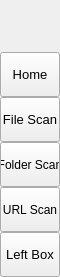
        <widget class="QFrame" name="leftMenuBg">
         <property name="minimumSize">
          <size>
           <width>60</width>
           <height>0</height>
          </size>
         </property>
         <property name="maximumSize">
          <size>
           <width>60</width>
           <height>16777215</height>
          </size>
         </property>
         <property name="frameShape">
          <enum>QFrame::NoFrame</enum>
         </property>
         <property name="frameShadow">
          <enum>QFrame::Raised</enum>
         </property>
         <layout class="QVBoxLayout" name="verticalLayout_3">
          <property name="spacing">
           <number>0</number>
          </property>
          <property name="leftMargin">
           <number>0</number>
          </property>
          <property name="topMargin">
           <number>0</number>
          </property>
          <property name="rightMargin">
           <number>0</number>
          </property>
          <property name="bottomMargin">
           <number>0</number>
          </property>
          <item>
           <widget class="QFrame" name="topLogoInfo">
            <property name="minimumSize">
             <size>
              <width>0</width>
              <height>50</height>
             </size>
            </property>
            <property name="maximumSize">
             <size>
              <width>16777215</width>
              <height>50</height>
             </size>
            </property>
            <property name="frameShape">
             <enum>QFrame::NoFrame</enum>
            </property>
            <property name="frameShadow">
             <enum>QFrame::Raised</enum>
            </property>
            <widget class="QFrame" name="topLogo">
             <property name="geometry">
              <rect>
               <x>10</x>
               <y>5</y>
               <width>42</width>
               <height>42</height>
              </rect>
             </property>
             <property name="minimumSize">
              <size>
               <width>42</width>
               <height>42</height>
              </size>
             </property>
             <property name="maximumSize">
              <size>
               <width>42</width>
               <height>42</height>
              </size>
             </property>
             <property name="frameShape">
              <enum>QFrame::NoFrame</enum>
             </property>
             <property name="frameShadow">
              <enum>QFrame::Raised</enum>
             </property>
            </widget>
            <widget class="QLabel" name="titleLeftApp">
             <property name="geometry">
              <rect>
               <x>70</x>
               <y>8</y>
               <width>160</width>
               <height>20</height>
              </rect>
             </property>
             <property name="font">
              <font>
               <family>Segoe UI Semibold</family>
               <pointsize>12</pointsize>
               <weight>8</weight>
               <italic>false</italic>
               <bold>false</bold>
              </font>
             </property>
             <property name="text">
              <string>Genius Software</string>
             </property>
             <property name="alignment">
              <set>Qt::AlignLeading|Qt::AlignLeft|Qt::AlignTop</set>
             </property>
            </widget>
            <widget class="QLabel" name="titleLeftDescription">
             <property name="geometry">
              <rect>
               <x>70</x>
               <y>27</y>
               <width>160</width>
               <height>16</height>
              </rect>
             </property>
             <property name="maximumSize">
              <size>
               <width>16777215</width>
               <height>16</height>
              </size>
             </property>
             <property name="font">
              <font>
               <family>Segoe UI</family>
               <pointsize>8</pointsize>
               <weight>50</weight>
               <italic>false</italic>
               <bold>false</bold>
              </font>
             </property>
             <property name="text">
              <string>Invoice App</string>
             </property>
             <property name="alignment">
              <set>Qt::AlignLeading|Qt::AlignLeft|Qt::AlignTop</set>
             </property>
            </widget>
           </widget>
          </item>
          <item>
           <widget class="QFrame" name="leftMenuFrame">
            <property name="frameShape">
             <enum>QFrame::NoFrame</enum>
            </property>
            <property name="frameShadow">
             <enum>QFrame::Raised</enum>
            </property>
            <layout class="QVBoxLayout" name="verticalMenuLayout">
             <property name="spacing">
              <number>0</number>
             </property>
             <property name="leftMargin">
              <number>0</number>
             </property>
             <property name="topMargin">
              <number>0</number>
             </property>
             <property name="rightMargin">
              <number>0</number>
             </property>
             <property name="bottomMargin">
              <number>0</number>
             </property>
             <item alignment="Qt::AlignTop">
              <widget class="QFrame" name="topMenu">
               <property name="frameShape">
                <enum>QFrame::NoFrame</enum>
               </property>
               <property name="frameShadow">
                <enum>QFrame::Raised</enum>
               </property>
               <layout class="QVBoxLayout" name="verticalLayout_8">
                <property name="spacing">
                 <number>0</number>
                </property>
                <property name="leftMargin">
                 <number>0</number>
                </property>
                <property name="topMargin">
                 <number>0</number>
                </property>
                <property name="rightMargin">
                 <number>0</number>
                </property>
                <property name="bottomMargin">
                 <number>0</number>
                </property>
                <item>
                 <widget class="QFrame" name="toggleBox">
                  <property name="maximumSize">
                   <size>
                    <width>16777215</width>
                    <height>45</height>
                   </size>
                  </property>
                  <property name="frameShape">
                   <enum>QFrame::NoFrame</enum>
                  </property>
                  <property name="frameShadow">
                   <enum>QFrame::Plain</enum>
                  </property>
                  <property name="lineWidth">
                   <number>-1</number>
                  </property>
                  <layout class="QVBoxLayout" name="verticalLayout_4">
                   <property name="spacing">
                    <number>0</number>
                   </property>
                   <property name="sizeConstraint">
                    <enum>QLayout::SetNoConstraint</enum>
                   </property>
                   <property name="leftMargin">
                    <number>0</number>
                   </property>
                   <property name="topMargin">
                    <number>2</number>
                   </property>
                   <property name="rightMargin">
                    <number>0</number>
                   </property>
                   <property name="bottomMargin">
                    <number>0</number>
                   </property>
                  </layout>
                 </widget>
                </item>
                <item>
                 <widget class="QPushButton" name="nav_btn_home">
                  <property name="sizePolicy">
                   <sizepolicy hsizetype="Expanding" vsizetype="Fixed">
                    <horstretch>0</horstretch>
                    <verstretch>0</verstretch>
                   </sizepolicy>
                  </property>
                  <property name="minimumSize">
                   <size>
                    <width>0</width>
                    <height>45</height>
                   </size>
                  </property>
                  <property name="font">
                   <font>
                    <family>Segoe UI</family>
                    <pointsize>10</pointsize>
                    <weight>50</weight>
                    <italic>false</italic>
                    <bold>false</bold>
                   </font>
                  </property>
                  <property name="cursor">
                   <cursorShape>PointingHandCursor</cursorShape>
                  </property>
                  <property name="layoutDirection">
                   <enum>Qt::LeftToRight</enum>
                  </property>
                  <property name="styleSheet">
                   <string notr="true">background-image: url(:/heroicons/Home.svg);</string>
                  </property>
                  <property name="text">
                   <string>Home</string>
                  </property>
                  <property name="checkable">
                   <bool>false</bool>
                  </property>
                  <property name="checked">
                   <bool>false</bool>
                  </property>
                 </widget>
                </item>
                <item>
                 <widget class="QPushButton" name="nav_btn_fileScan">
                  <property name="sizePolicy">
                   <sizepolicy hsizetype="Expanding" vsizetype="Fixed">
                    <horstretch>0</horstretch>
                    <verstretch>0</verstretch>
                   </sizepolicy>
                  </property>
                  <property name="minimumSize">
                   <size>
                    <width>0</width>
                    <height>45</height>
                   </size>
                  </property>
                  <property name="font">
                   <font>
                    <family>Segoe UI</family>
                    <pointsize>10</pointsize>
                    <weight>50</weight>
                    <italic>false</italic>
                    <bold>false</bold>
                   </font>
                  </property>
                  <property name="cursor">
                   <cursorShape>PointingHandCursor</cursorShape>
                  </property>
                  <property name="layoutDirection">
                   <enum>Qt::LeftToRight</enum>
                  </property>
                  <property name="styleSheet">
                   <string notr="true">background-image: url(:/heroicons/DocumentMagnifyingGlass.svg);</string>
                  </property>
                  <property name="text">
                   <string>File Scan</string>
                  </property>
                 </widget>
                </item>
                <item>
                 <widget class="QPushButton" name="nav_btn_folderScan">
                  <property name="minimumSize">
                   <size>
                    <width>0</width>
                    <height>45</height>
                   </size>
                  </property>
                  <property name="cursor">
                   <cursorShape>PointingHandCursor</cursorShape>
                  </property>
                  <property name="styleSheet">
                   <string notr="true">background-image: url(:/heroicons/FolderOpen.svg);</string>
                  </property>
                  <property name="text">
                   <string>Folder Scan</string>
                  </property>
                 </widget>
                </item>
                <item>
                 <widget class="QPushButton" name="nav_btn_urlScan">
                  <property name="minimumSize">
                   <size>
                    <width>0</width>
                    <height>45</height>
                   </size>
                  </property>
                  <property name="cursor">
                   <cursorShape>PointingHandCursor</cursorShape>
                  </property>
                  <property name="styleSheet">
                   <string notr="true">background-image: url(:/heroicons/GlobeAlt.svg);</string>
                  </property>
                  <property name="text">
                   <string>URL Scan</string>
                  </property>
                 </widget>
                </item>
               </layout>
              </widget>
             </item>
             <item alignment="Qt::AlignBottom">
              <widget class="QFrame" name="bottomMenu">
               <property name="frameShape">
                <enum>QFrame::NoFrame</enum>
               </property>
               <property name="frameShadow">
                <enum>QFrame::Raised</enum>
               </property>
               <layout class="QVBoxLayout" name="verticalLayout_9">
                <property name="spacing">
                 <number>0</number>
                </property>
                <property name="leftMargin">
                 <number>0</number>
                </property>
                <property name="topMargin">
                 <number>0</number>
                </property>
                <property name="rightMargin">
                 <number>0</number>
                </property>
                <property name="bottomMargin">
                 <number>0</number>
                </property>
                <item>
                 <widget class="QPushButton" name="toggleLeftBox">
                  <property name="sizePolicy">
                   <sizepolicy hsizetype="Expanding" vsizetype="Fixed">
                    <horstretch>0</horstretch>
                    <verstretch>0</verstretch>
                   </sizepolicy>
                  </property>
                  <property name="minimumSize">
                   <size>
                    <width>0</width>
                    <height>45</height>
                   </size>
                  </property>
                  <property name="font">
                   <font>
                    <family>Segoe UI</family>
                    <pointsize>10</pointsize>
                    <weight>50</weight>
                    <italic>false</italic>
                    <bold>false</bold>
                   </font>
                  </property>
                  <property name="cursor">
                   <cursorShape>PointingHandCursor</cursorShape>
                  </property>
                  <property name="layoutDirection">
                   <enum>Qt::LeftToRight</enum>
                  </property>
                  <property name="styleSheet">
                   <string notr="true">background-image: url(:/resources/images/icons/icon_settings_black.png);</string>
                  </property>
                  <property name="text">
                   <string>Left Box</string>
                  </property>
                 </widget>
                </item>
               </layout>
              </widget>
             </item>
            </layout>
           </widget>
          </item>
         </layout>
        </widget>
